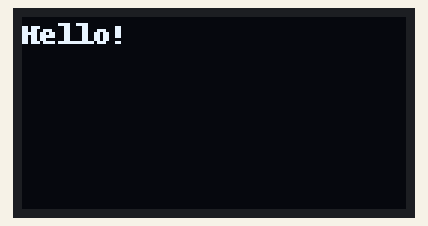
This program was run on a simulated Raspberry Pi (BCM pin numbers). Parts: 128×64 one-colour display. What the program prints to the terminal is not drawn. At 5.8 s the program stops and its outputs stay as they are.

Above: at 0.2 s.

Measured:
- what the display in image 0 shows lasts 5.5 s, from 0.2 s to 5.7 s

The program:

oled_test.py
```python
import time
from luma.core.interface.serial import i2c
from luma.core.render import canvas
from luma.oled.device import ssd1306, ssd1305, sh1106  # Import multiple types

# --- Try different devices ---
devices = [ssd1306, ssd1305, sh1106]
bus = 0  # You said bus 0
address = 0x3C  # You said address 0x3C

for device_class in devices:
    print(f"Trying device: {device_class.__name__}")
    try:
        serial = i2c(port=bus, address=address)
        device = device_class(serial)

        for _ in range(5):  # Display multiple times
            with canvas(device) as draw:
                draw.text((0, 0), "Hello!", fill="white")
            time.sleep(1)  # Wait a second

        device.clear()
        print(f"  Device {device_class.__name__} initialized and tested successfully (but check display!).")
        break  # If successful, exit the loop

    except Exception as e:
        print(f"  Error with {device_class.__name__}: {e}") 
```
